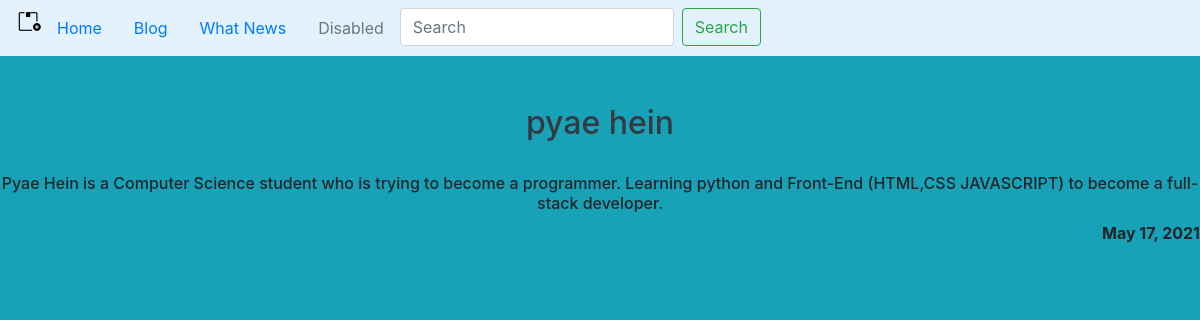
Page /blog/1/ on the committed database.
### blog/models.py (models this page shows, shortened)
class Blog(models.Model):
   title = models.CharField(max_length=20)
   blog_description = models.TextField()
   date_posted = models.DateField()

### blog/views.py (the view)
# urls.py: path('<int:blog_detail_id>/', views.detail, name='detail-page'),
def detail(request, blog_detail_id):
   blog_id = get_object_or_404(Blog, pk=blog_detail_id)
   return render(request, 'blog/detail.html', {'blog_id': blog_id})

### blog/templates/blog/detail.html
{% extends 'course/base.html' %}
{% block content %}
<body class='bg-info'>
<div class="font-weight-bold text-center bg-info">
   <h2 class="text-dark">{{blog_id.title}}</h2>
   <br>
   <h6>{{blog_id.blog_description}}</h6>
   <p class="font-weight-bold text-right">{{blog_id.date_posted}}</p>
</div>
</body>
{% endblock content %}

### rows in the picture
Blog: title "pyae hein", blog_description "Pyae Hein is a Computer Science student who is trying to become a programmer. Learning python and Front-End (HTML,CSS JAVASCRIPT) to become a full-stack developer.", date_posted "May 17, 2021"
